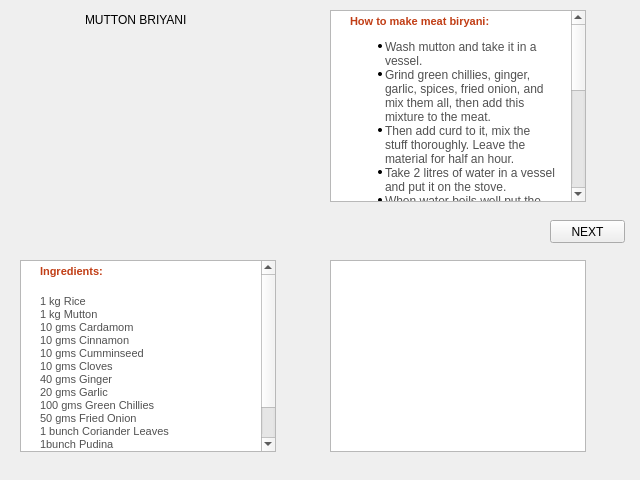
<?xml version="1.0" encoding="UTF-8"?>
<ui version="4.0">
 <class>Nonveg1</class>
 <widget class="QWidget" name="Nonveg1">
  <property name="geometry">
   <rect>
    <x>0</x>
    <y>0</y>
    <width>640</width>
    <height>480</height>
   </rect>
  </property>
  <property name="windowTitle">
   <string>Form</string>
  </property>
  <widget class="QLabel" name="label">
   <property name="geometry">
    <rect>
     <x>85</x>
     <y>10</y>
     <width>191</width>
     <height>20</height>
    </rect>
   </property>
   <property name="text">
    <string>MUTTON BRIYANI</string>
   </property>
  </widget>
  <widget class="QTextBrowser" name="textBrowser">
   <property name="geometry">
    <rect>
     <x>20</x>
     <y>260</y>
     <width>256</width>
     <height>192</height>
    </rect>
   </property>
   <property name="html">
    <string>&lt;!DOCTYPE HTML PUBLIC &quot;-//W3C//DTD HTML 4.0//EN&quot; &quot;http://www.w3.org/TR/REC-html40/strict.dtd&quot;&gt;
&lt;html&gt;&lt;head&gt;&lt;meta name=&quot;qrichtext&quot; content=&quot;1&quot; /&gt;&lt;style type=&quot;text/css&quot;&gt;
p, li { white-space: pre-wrap; }
&lt;/style&gt;&lt;/head&gt;&lt;body style=&quot; font-family:'MS Shell Dlg 2'; font-size:8.25pt; font-weight:400; font-style:normal;&quot;&gt;
&lt;p style=&quot; margin-top:0px; margin-bottom:0px; margin-left:15px; margin-right:5px; -qt-block-indent:0; text-indent:0px; background-color:#ffffff;&quot;&gt;&lt;span style=&quot; font-family:'VERDANA,Arial'; font-size:8pt; font-weight:600; color:#c13e16; background-color:#ffffff;&quot;&gt;Ingredients:&lt;/span&gt;&lt;span style=&quot; font-family:'Times New Roman'; font-size:8pt; color:#000000; background-color:#ffffff;&quot;&gt; &lt;/span&gt;&lt;/p&gt;
&lt;table border=&quot;0&quot; style=&quot; margin-top:0px; margin-bottom:0px; margin-left:0px; margin-right:0px;&quot; align=&quot;right&quot; cellspacing=&quot;2&quot; cellpadding=&quot;0&quot; bgcolor=&quot;#ffffff&quot;&gt;
&lt;tr&gt;
&lt;td&gt;&lt;/td&gt;
&lt;td width=&quot;30&quot;&gt;&lt;/td&gt;&lt;/tr&gt;&lt;/table&gt;
&lt;p style=&quot; margin-top:0px; margin-bottom:0px; margin-left:15px; margin-right:10px; -qt-block-indent:0; text-indent:0px; background-color:#ffffff;&quot;&gt;&lt;span style=&quot; font-family:'verdana,Arial'; font-size:8pt; color:#515151; background-color:#ffffff;&quot;&gt;1 kg Rice&lt;/span&gt;&lt;span style=&quot; font-family:'verdana,Arial'; font-size:8pt; color:#515151;&quot;&gt;&lt;br /&gt;1 kg Mutton&lt;br /&gt;10 gms Cardamom &lt;br /&gt;10 gms Cinnamon&lt;br /&gt;10 gms Cumminseed&lt;br /&gt;10 gms Cloves&lt;br /&gt;40 gms Ginger &lt;br /&gt;20 gms Garlic&lt;br /&gt;100 gms Green Chillies&lt;br /&gt;50 gms Fried Onion&lt;br /&gt;1 bunch Coriander Leaves&lt;br /&gt;1bunch Pudina&lt;br /&gt;2 Lemon&lt;br /&gt;1/4 Curd&lt;br /&gt;1/4 kg Ghee&lt;/span&gt;&lt;/p&gt;&lt;/body&gt;&lt;/html&gt;</string>
   </property>
  </widget>
  <widget class="QTextBrowser" name="textBrowser_2">
   <property name="geometry">
    <rect>
     <x>330</x>
     <y>260</y>
     <width>256</width>
     <height>192</height>
    </rect>
   </property>
  </widget>
  <widget class="QTextBrowser" name="textBrowser_3">
   <property name="geometry">
    <rect>
     <x>330</x>
     <y>10</y>
     <width>256</width>
     <height>192</height>
    </rect>
   </property>
   <property name="html">
    <string>&lt;!DOCTYPE HTML PUBLIC &quot;-//W3C//DTD HTML 4.0//EN&quot; &quot;http://www.w3.org/TR/REC-html40/strict.dtd&quot;&gt;
&lt;html&gt;&lt;head&gt;&lt;meta name=&quot;qrichtext&quot; content=&quot;1&quot; /&gt;&lt;style type=&quot;text/css&quot;&gt;
p, li { white-space: pre-wrap; }
&lt;/style&gt;&lt;/head&gt;&lt;body style=&quot; font-family:'MS Shell Dlg 2'; font-size:8.25pt; font-weight:400; font-style:normal;&quot;&gt;
&lt;p style=&quot; margin-top:0px; margin-bottom:0px; margin-left:15px; margin-right:5px; -qt-block-indent:0; text-indent:0px; background-color:#ffffff;&quot;&gt;&lt;span style=&quot; font-family:'VERDANA,Arial'; font-size:8pt; font-weight:600; color:#c13e16; background-color:#ffffff;&quot;&gt;How to make meat biryani:&lt;/span&gt;&lt;/p&gt;
&lt;ul style=&quot;margin-top: 0px; margin-bottom: 0px; margin-left: 0px; margin-right: 0px; -qt-list-indent: 1;&quot;&gt;&lt;li style=&quot; font-family:'Verdana,Arial'; font-size:8pt; color:#515151;&quot; style=&quot; margin-top:12px; margin-bottom:0px; margin-left:10px; margin-right:10px; -qt-block-indent:0; text-indent:0px;&quot;&gt;&lt;span style=&quot; font-size:medium;&quot;&gt;Wash mutton and take it in a vessel.&lt;/span&gt;&lt;/li&gt;
&lt;li style=&quot; font-family:'Verdana,Arial'; font-size:8pt; color:#515151;&quot; style=&quot; margin-top:0px; margin-bottom:0px; margin-left:10px; margin-right:10px; -qt-block-indent:0; text-indent:0px;&quot;&gt;&lt;span style=&quot; font-size:medium;&quot;&gt;Grind green chillies, ginger, garlic, spices, fried onion, and mix them all, then add this mixture to the meat.&lt;/span&gt;&lt;/li&gt;
&lt;li style=&quot; font-family:'Verdana,Arial'; font-size:8pt; color:#515151;&quot; style=&quot; margin-top:0px; margin-bottom:0px; margin-left:10px; margin-right:10px; -qt-block-indent:0; text-indent:0px;&quot;&gt;&lt;span style=&quot; font-size:medium;&quot;&gt;Then add curd to it, mix the stuff thoroughly. Leave the material for half an hour.&lt;/span&gt;&lt;/li&gt;
&lt;li style=&quot; font-family:'Verdana,Arial'; font-size:8pt; color:#515151;&quot; style=&quot; margin-top:0px; margin-bottom:0px; margin-left:10px; margin-right:10px; -qt-block-indent:0; text-indent:0px;&quot;&gt;&lt;span style=&quot; font-size:medium;&quot;&gt;Take 2 litres of water in a vessel and put it on the stove.&lt;/span&gt;&lt;/li&gt;
&lt;li style=&quot; font-family:'Verdana,Arial'; font-size:8pt; color:#515151;&quot; style=&quot; margin-top:0px; margin-bottom:0px; margin-left:10px; margin-right:10px; -qt-block-indent:0; text-indent:0px;&quot;&gt;&lt;span style=&quot; font-size:medium;&quot;&gt;When water boils well put the rice in the vessel. Take out the semi-cooked rice and spread it on the meat and spices mixture as a layer. Take some more rice and spread as second layer. Finally, spread the fully cooked rice.&lt;/span&gt;&lt;/li&gt;
&lt;li style=&quot; font-family:'Verdana,Arial'; font-size:8pt; color:#515151;&quot; style=&quot; margin-top:0px; margin-bottom:0px; margin-left:10px; margin-right:10px; -qt-block-indent:0; text-indent:0px;&quot;&gt;&lt;span style=&quot; font-size:medium;&quot;&gt;Prepare a mixture of one cup of boiled water and 1/4 kg ghee and spill it on the rice.&lt;/span&gt;&lt;/li&gt;
&lt;li style=&quot; font-family:'Verdana,Arial'; font-size:8pt; color:#515151;&quot; style=&quot; margin-top:0px; margin-bottom:0px; margin-left:10px; margin-right:10px; -qt-block-indent:0; text-indent:0px;&quot;&gt;&lt;span style=&quot; font-size:medium;&quot;&gt;Now put a plate on the vessel and seal the edges with dough. Put the vessel on the stove, cook for 15 minutes on medium flame.&lt;/span&gt;&lt;/li&gt;
&lt;li style=&quot; font-family:'Verdana,Arial'; font-size:8pt; color:#515151;&quot; style=&quot; margin-top:0px; margin-bottom:0px; margin-left:10px; margin-right:10px; -qt-block-indent:0; text-indent:0px;&quot;&gt;&lt;span style=&quot; font-size:medium;&quot;&gt;Then turn off the stove. Leave the stuff for 15 minutes.&lt;/span&gt;&lt;/li&gt;
&lt;li style=&quot; font-family:'Verdana,Arial'; font-size:8pt; color:#515151;&quot; style=&quot; margin-top:0px; margin-bottom:12px; margin-left:10px; margin-right:10px; -qt-block-indent:0; text-indent:0px;&quot;&gt;&lt;span style=&quot; font-size:medium;&quot;&gt;Hyderabadi mutton biryani is ready to serve.&lt;/span&gt;&lt;/li&gt;&lt;/ul&gt;&lt;/body&gt;&lt;/html&gt;</string>
   </property>
  </widget>
  <widget class="QPushButton" name="pushButton">
   <property name="geometry">
    <rect>
     <x>550</x>
     <y>220</y>
     <width>75</width>
     <height>23</height>
    </rect>
   </property>
   <property name="text">
    <string>NEXT</string>
   </property>
  </widget>
  <widget class="QLabel" name="label_2">
   <property name="geometry">
    <rect>
     <x>20</x>
     <y>60</y>
     <width>271</width>
     <height>181</height>
    </rect>
   </property>
   <property name="text">
    <string/>
   </property>
   <property name="pixmap">
    <pixmap>../../Required Images/mutton.jpg</pixmap>
   </property>
  </widget>
 </widget>
 <resources/>
 <connections/>
</ui>
